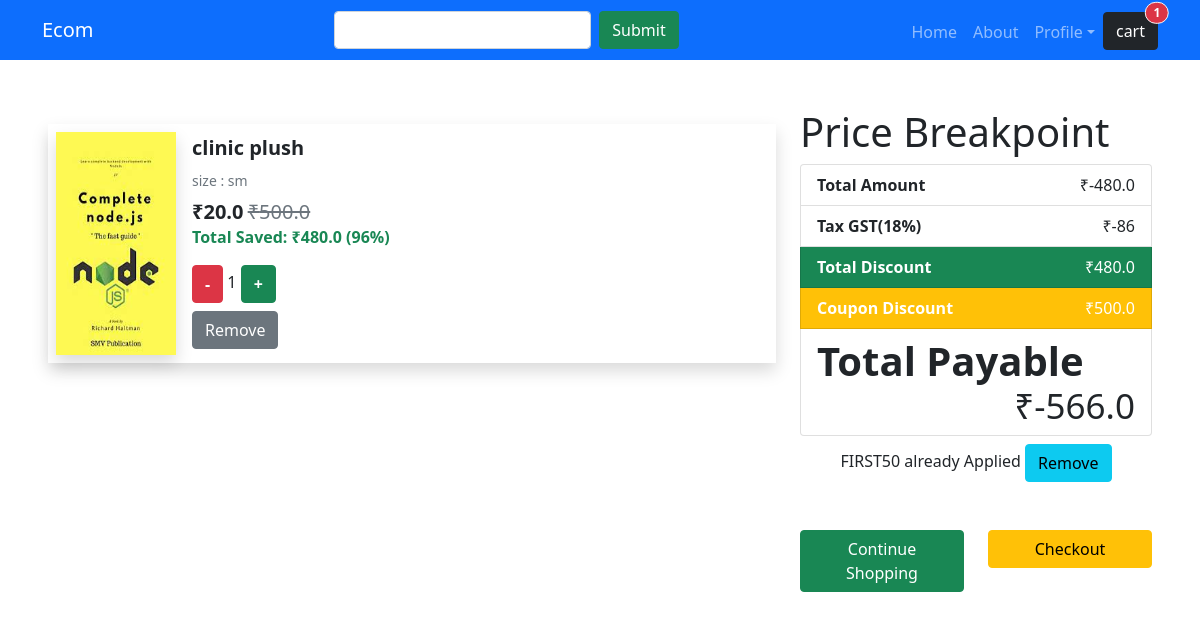
Page /order-summary/ (signed in) on the committed database.
### core/models.py (models this page shows, shortened)
class OrderItem(models.Model):
    user = models.ForeignKey(settings.AUTH_USER_MODEL,on_delete=models.CASCADE)
    ordered = models.BooleanField(default=False)
    item = models.ForeignKey(Item, on_delete=models.CASCADE)
    qty = models.IntegerField(default=1)
    item_variations = models.ManyToManyField(ItemVariation)
    def get_total_price(self):
        return self.qty*self.item.price
    def get_total_discount_price(self):
        return self.qty*self.item.discount_price
    def get_final_price(self):
        if self.item.discount_price:
            return self.get_total_discount_price()
        else:
            return self.get_total_price()
    def get_saved_amount(self):
        return self.get_total_price() - self.get_final_price()
    def total_discount_precentage_price(self):
        return int(100-(self.item.discount_price/self.item.price)*100)

class Item(models.Model):
    title = models.CharField(max_length=200)
    category = models.ForeignKey(Category,on_delete=models.SET_NULL, null=True,blank=True)
    label = models.CharField(choices=LABEL_CHOICE, max_length=1)
    slug = models.SlugField()
    description = models.TextField()
    image = models.ImageField()
    price = models.FloatField()
    discount_price = models.FloatField(null=True, blank=True)

class ItemVariation(models.Model):
    variation = models.ForeignKey(Variation,on_delete=models.CASCADE)
    value = models.CharField(max_length=50) #L, M, S, XL, red, yellow, C type, B type
    attachment = models.ImageField(blank=True)
    class Meta:
        unique_together = (
            ('variation','value')
        )

class Variation(models.Model):
    item = models.ForeignKey(Item,on_delete=models.CASCADE)
    name = models.CharField(max_length=200) #size , color, type, design etc

class Order(models.Model):
    user = models.ForeignKey(settings.AUTH_USER_MODEL,on_delete=models.CASCADE)
    ref_code = models.CharField(max_length=200)
    items = models.ManyToManyField(OrderItem)
    start_date = models.DateTimeField(auto_now_add=True)
    address = models.ForeignKey("Address",related_name="shipping_address",on_delete=models.SET_NULL,blank=True,null=True)
    payment = models.ForeignKey("Payment",on_delete=models.SET_NULL,blank=True,null=True)
    coupon = models.ForeignKey("Coupon",on_delete=models.SET_NULL,blank=True,null=True)
    ordered = models.BooleanField(default=False)
    being_delivered = models.BooleanField(default=False)
    recieved = models.BooleanField(default=False)
    refund_required = models.BooleanField(default=False)
    refund_granted = models.BooleanField(default=False)
    def get_total(self):
        total = 0
        for order_item in self.items.all():
            total += order_item.get_final_price()
        if self.coupon:
            total -= self.coupon.amount
        return total
    def get_total_tax(self):
        total = self.get_total()
        return round(0.18*total)
    def get_total_discount_amount(self):
        total  = 0
        for order_item in self.items.all():
            total += order_item.get_saved_amount()
        return total
    def get_payable_amount(self):
        return self.get_total_tax() +  self.get_total()

class Coupon(models.Model):
    code = models.CharField(max_length=200)
    amount = models.FloatField()

### core/views.py (the view)
# urls.py: path("order-summary/",OrderSummaryVIew.as_view(),name="order-summary"),
class OrderSummaryVIew(LoginRequiredMixin,View):
    def get(self, *args, **kwargs):
        try:
            order = Order.objects.get(user=self.request.user,ordered=False)
            if order.items.count() < 1:
                return redirect("core:homepage")
            context = {"object":order,"couponform":CouponForm}
        except ObjectDoesNotExist:
            return redirect("core:homepage")
        return render(self.request,"order-summary.html",context)
    model = Order
    template_name = "order_summary.html"

### core/templates/order-summary.html (shortened to what this page needs)
{% extends 'base.html' %}
{% block content %}
    <div class="container-fluid g-5">
        <div class="row mt-5 ">
            <div class="col-8">
                {% for order_item in object.items.all  %}
                    <div class="media d-md-flex shadow p-2 d-block mt-3">
                        <img src="{{order_item.item.image.url}}" width="120px" class="media-image d-block shadow"  alt="">
                        <div class="media-body ps-3">
                            <h5 class="mt-1 fw-bolder">{{order_item.item.title}}</h5>
                           <span class="d-block">
                                {% if order_item.item_variations.exists %}
                                    {% for foo in order_item.item_variations.all  %}
                                        <small class="text-muted">{{foo.variation.name}} : {{foo.value}}</small>
                                    {% endfor %}
                                {% endif %}
                           </span>
                        <span class="d-block my-2">
                            {% if order_item.item.discount_price %}
                                <p class="text-dark h5 fw-bold d-inline">₹{{order_item.get_total_discount_price}}</p>
                                <p class="text-muted h5 fw-normal d-inline"><del>₹{{order_item.get_total_price}}</del></p>
                                <p class="text-success fw-bold">Total Saved: ₹{{order_item.get_saved_amount}} ({{order_item.total_discount_precentage_price}}%)</p>
                            {% else %}
                                <p class="text-muted h5 fw-normal d-inline">₹{{order_item.item.price}}</p>
                            {% endif %}
                        </span>
                        <span class="d-block my-2">
                            <a href="{% url 'core:minus-from-cart' order_item.item.slug %}" class=" btn btn-danger fw-bolder">-</a>
                            <span class="">{{order_item.qty}}</span>
                            <a href="{% url 'core:add-to-cart' order_item.item.slug %}" class=" btn btn-success fw-bolder">+</a>
                        </span>
                        <div class="d-inline-block">
                            <a href="{% url 'core:remove-from-cart' order_item.item.slug %}" class="btn btn-secondary float-end">Remove</a>
                        </div>
                        </div>
                    </div>
                {% endfor %}
            </div>
            <div class="col-4">
                <h3 class=" display-6">Price Breakpoint</h3>
                <div class=" list-group">
                    <div class="list-group-item list-group-item-action">
                        <span class="fw-bold">Total Amount</span>
                        <span class="float-end">₹{{object.get_total}}</span>
                    </div>
                    <div class="list-group-item list-group-item-action">
                        <span class="fw-bold">Tax GST(18%)</span>
                        <span class="float-end">₹{{object.get_total_tax}}</span>
                    </div>
                  {% if object.get_total_discount_amount > 0.0 %}
                  <div class="list-group-item list-group-item-action bg-success text-white">
                    <span class="fw-bold">Total Discount</span>
                    <span class="float-end">₹{{object.get_total_discount_amount}}</span>
                </div>
                {% endif %}
                  {% if object.coupon %}
                  <div class="list-group-item list-group-item-action bg-warning text-white">
                    <span class="fw-bold">Coupon Discount</span>
                    <span class="float-end">₹{{object.coupon.amount}}</span>
                </div>
                  {% endif %}
                    <div class="list-group-item list-group-item-action display-6">
                        <span class="fw-bold">Total Payable</span>
                        <span class="float-end small">₹{{object.get_payable_amount}}</span>
                    </div>
                </div>
                {% if object.coupon %}
                    <h2 class="h6 text-center mt-2">{{object.coupon.code}} already Applied <a href="{% url 'core:remove-coupon' %}" class="btn btn-info">Remove</a></h2>
                {% endif %}
                <div class="row mt-5">
                    <div class="col">
                        <a href="" class="btn btn-success w-100">Continue Shopping</a>
                    </div>
                    <div class="col">
                        <a href="{% url 'core:checkout'%}" class="btn btn-warning w-100">Checkout</a>
                    </div>
                </div>
            </div>
        </div>
    </div>
{% endblock  %}

### rows in the picture
OrderItem: item.image (picture), item "clinic plush", get_total_discount_price "20.0", get_total_price "500.0", get_saved_amount "480.0", total_discount_precentage_price "96", qty "1"
ItemVariation: variation.name "size", value "sm"
Order: get_total "-480.0", get_total_tax "-86", get_total_discount_amount "480.0", coupon.amount "500.0", get_payable_amount "-566.0", coupon.code "FIRST50"
